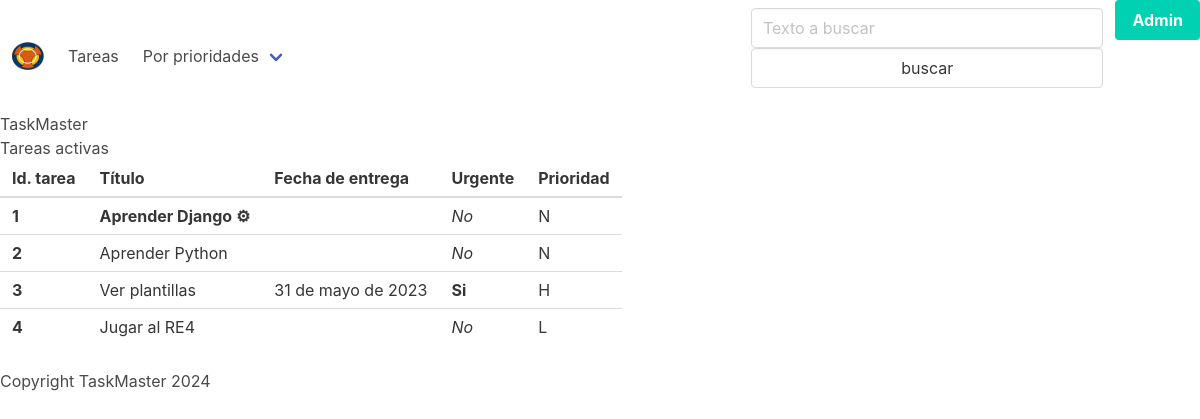
Page /tareas/ on the committed database.
### tasks/models.py (models this page shows, shortened)
class Task(models.Model):
    class Meta:
        verbose_name = "Tarea"
        verbose_name_plural = "Tareas"
    title = models.CharField(
        verbose_name="título",
        max_length=250,
        unique=True,
    )
    subject = models.ForeignKey(
        Subject,
        verbose_name="Asignatura",
        on_delete=models.PROTECT,
        related_name="tasks",
        default=1,
    )
    due_date = models.DateField(
        "Fecha de entrega",
        null=True,
        blank=True,
        default=None,
        validators=[
            fecha_en_futuro,
        ],
    )
    urgent = models.BooleanField(
        "Urgente",
        default=False,
    )
    priority = models.CharField(
        "Prioridad",
        max_length=1,
        choices=PRIORITIES,
        default="N",
    )
    created = models.DateTimeField(auto_now_add=True)
    updated = models.DateTimeField(auto_now=True)

### tasks/views.py (the view)
# urls.py: path("tareas/", views.list_tasks),
def list_tasks(request):
    tasks = Task.objects.all()
    return render(
        request,
        "tasks/list_tasks.html",
        {
            "title": "Tareas activas",
            "tasks": tasks,
        },
    )

### tasks/templates/tasks/list_tasks.html
{% extends 'tasks/base.html' %}
{% block content %}
{% include "tasks/task_table.html" %}
{% endblock content %}

### tasks/templates/tasks/task_table.html
<table class="table">
    <thead>
        <tr>
            <th>Id. tarea</th>
            <th>Título</th>
            <th>Fecha de entrega</th>
            <th>Urgente</th>
            <th>Prioridad</th>
        </tr>
    </thead>
    <tbody>
    {% for task in tasks %}
        <tr>
            <th>{{ task.id }}</th>
            <td>
               {% if forloop.first %}
                <b>  {{ task.title|capfirst|add:" ⚙" }} </b>
               {% else %}
                {{ task.title  }}
               {% endif %}
            </td>
            <td>
                {% if task.due_date %}
                {{ task.due_date }}
                {% endif %}
            </td>
            <td>
                {% if task.urgent %}
                  <b class="urgente"> Si </b>
                {% else %}
                  <i class="no-urgente"> No </i>
                {% endif %}
            </td>
            <td>
                {{ task.priority }}
            </td>
        </tr>
    {% endfor %}
    </tbody>
</table>

### rows in the picture
Task: id "1", title|add "Aprender Django ⚙", urgent "No", priority "N"
Task: id "2", title "Aprender Python", urgent "No", priority "N"
Task: id "3", title "Ver plantillas", due_date "31 de mayo de 2023", urgent "Si", priority "H"
Task: id "4", title "Jugar al RE4", urgent "No", priority "L"

### other values in the picture
{{ title }} "Tareas activas"
